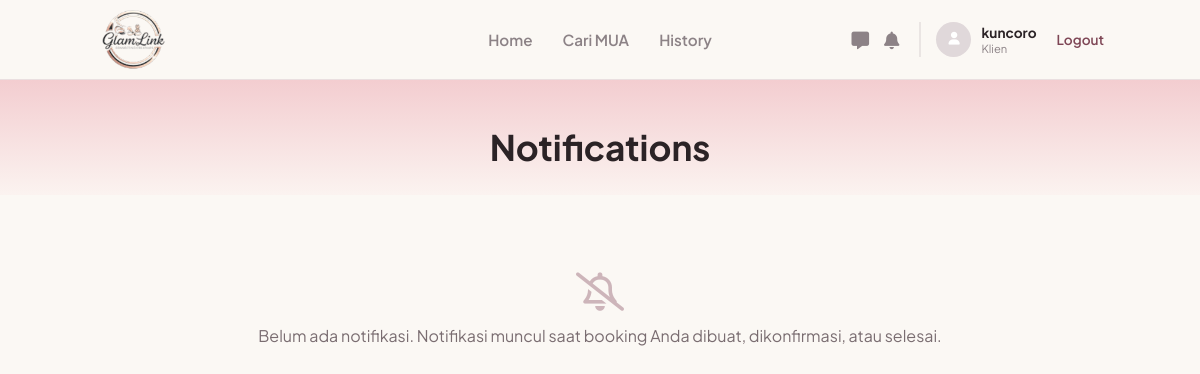
/klien/notifikasi.php (signed in), run on an earlier commit of the app's database.
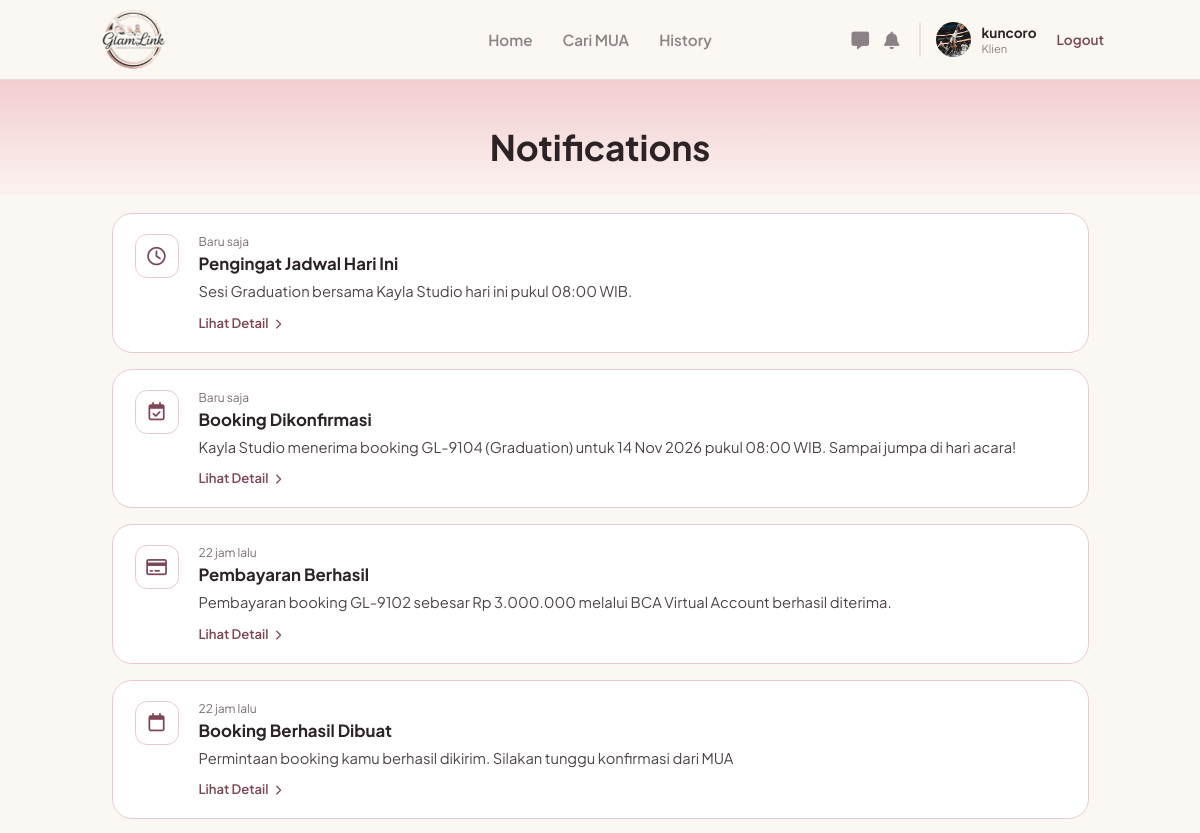
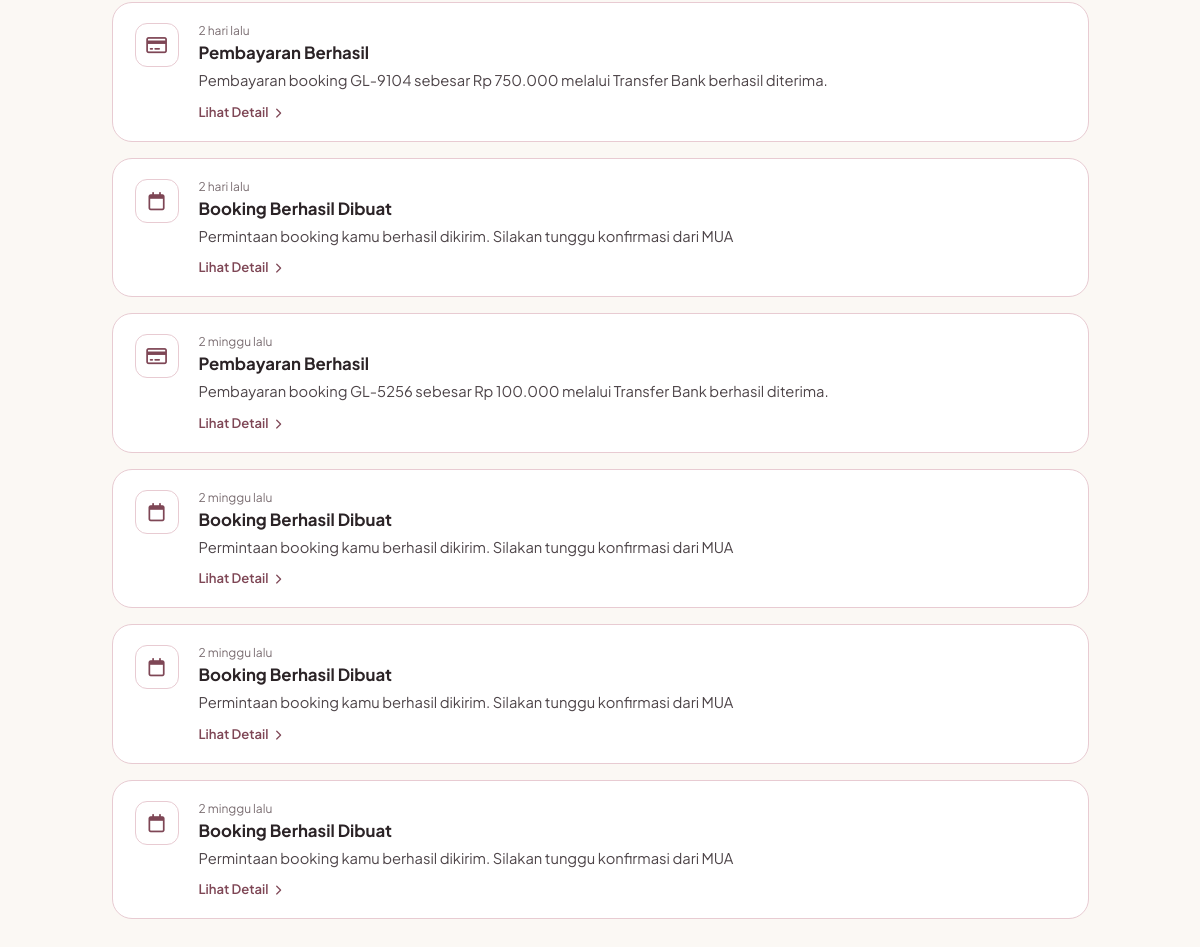
And on a later commit of the database (2 pictures, top to bottom).
### tables this page shows
CREATE TABLE `users` (
  `id_user` int(11) NOT NULL,
  `nama` varchar(100) NOT NULL,
  `email` varchar(100) NOT NULL,
  `nomor_telepon` varchar(20) DEFAULT NULL,
  `nama_brand` varchar(150) DEFAULT NULL,
  `bio` text DEFAULT NULL,
  `lokasi` varchar(150) DEFAULT NULL,
  `foto_profil` varchar(255) DEFAULT NULL,
  `password` varchar(255) NOT NULL,
  `role` enum('mua','pelanggan','admin') NOT NULL,
  `dibuat_pada` timestamp NOT NULL DEFAULT current_timestamp(),
  `status_verifikasi` enum('pending','approved','rejected') NOT NULL DEFAULT 'approved',
  `alasan_tolak` varchar(255) DEFAULT NULL
);

CREATE TABLE `klien_notifikasi` (
  `id_notif` int(11) NOT NULL,
  `id_pelanggan` int(11) NOT NULL,
  `kunci` varchar(100) NOT NULL COMMENT 'Penanda unik sumber, contoh: baru:12, bayar:12, konfirm:12',
  `tipe` varchar(30) NOT NULL COMMENT 'booking | bayar | konfirm | tolak | selesai | jadwal',
  `judul` varchar(150) NOT NULL,
  `pesan` text NOT NULL,
  `link` varchar(255) DEFAULT NULL,
  `label_aksi` varchar(50) DEFAULT NULL,
  `waktu` datetime NOT NULL,
  `dibaca_pada` datetime DEFAULT NULL,
  `dihapus_pada` datetime DEFAULT NULL
);

### includes/klien_notifikasi.php (called while the page is built, shortened)
<?php
function klien_notif_relatif(int $detik): string {
    if ($detik < 60)         return 'Baru saja';
    if ($detik < 86400)      return floor($detik / 3600) . ' jam lalu';
    if ($detik < 86400 * 7)  return floor($detik / 86400) . ' hari lalu';
    if ($detik < 86400 * 30) return floor($detik / (86400 * 7)) . ' minggu lalu';
    return floor($detik / (86400 * 30)) . ' bulan lalu';
}
function klien_notif_daftar(mysqli $koneksi, int $id_klien, int $batas = 60): array {
    $st = $koneksi->prepare("SELECT id_notif, tipe, judul, pesan, link, label_aksi, dibaca_pada, TIMESTAMPDIFF(SECOND, waktu, NOW()) AS detik
                             FROM klien_notifikasi WHERE id_pelanggan = ? AND dihapus_pada IS NULL ORDER BY waktu DESC, id_notif DESC LIMIT " . (int)$batas);
    $st->bind_param('i', $id_klien);
    $st->execute();
    return $st->get_result()->fetch_all(MYSQLI_ASSOC);
}

### klien/notifikasi.php (the view, shortened to what this page needs)
<?php
require __DIR__ . '/../includes/klien.php';
require_once __DIR__ . '/../includes/klien_notifikasi.php';
$daftar = klien_notif_daftar($koneksi, $id_klien);
?>
<!DOCTYPE html>
<html lang="id">
<head>
    <link rel="stylesheet" href="https://cdnjs.cloudflare.com/ajax/libs/font-awesome/6.4.0/css/all.min.css">
    <link rel="stylesheet" href="../assets/css/navbar.css">
    <link rel="stylesheet" href="../assets/css/klien.css">
    <link rel="stylesheet" href="../assets/css/klien_notifikasi.css">
</head>
<body>
<?php include __DIR__ . '/../navbar.php'; ?>
<section class="nf-hero"><h1>Notifications</h1></section>
<main class="nf-wrap">
    <?php foreach ($daftar as $n): $baru = $n['dibaca_pada'] === null; ?>
        <a class="nf-card<?php echo $baru ? ' unread' : ''; ?>" href="notifikasi.php?buka=<?php echo (int)$n['id_notif']; ?>">
            <span class="nf-icon"><i class="<?php echo e(KLIEN_NOTIF_IKON[$n['tipe']] ?? 'fa-regular fa-bell'); ?>"></i></span>
            <div class="nf-body">
                <div class="nf-meta"><?php echo $baru ? '<i class="nf-dot"></i>' : ''; ?><span><?php echo e(klien_notif_relatif((int)$n['detik'])); ?></span></div>
                <h3><?php echo e($n['judul']); ?></h3>
                <p><?php echo e($n['pesan']); ?></p>
                <?php if ($n['label_aksi']) echo '<span class="nf-aksi">' . e($n['label_aksi']) . ' <i class="fa-solid fa-chevron-right"></i></span>'; ?>
            </div>
        </a>
    <?php endforeach; ?>
    <?php if (!$daftar): ?><div class="kosong"><i class="fa-regular fa-bell-slash"></i><p>Belum ada notifikasi. Notifikasi muncul saat booking Anda dibuat, dikonfirmasi, atau selesai.</p></div><?php endif; ?>
</main>
<?php bottom_nav();

### navbar.php (shortened to what this page needs)
<?php
$path_prefix = in_array(basename(dirname($_SERVER['PHP_SELF'])), ['mua', 'klien']) ? '../' : '';
$nav_logged_in = isset($_SESSION['status_login']) && $_SESSION['status_login'] == true;
$nav_role = isset($_SESSION['role']) ? $_SESSION['role'] : '';
if ($nav_logged_in && in_array($nav_role, ['mua', 'pelanggan']) && isset($koneksi)) {
    $id_mua_nav = $_SESSION['id_user'];
    $nav_query = mysqli_query($koneksi, "SELECT nama, nama_brand, foto_profil, status_verifikasi FROM users WHERE id_user = '$id_mua_nav'");
    $nav_profil = mysqli_fetch_assoc($nav_query);
}
?>
<header class="navbar">
    <div class="logo">
        <a href="<?php echo $path_prefix; ?>index.php">
            <img src="<?php echo $path_prefix; ?>assets/img/logo.png" alt="GlamLink">
        </a>
    </div>
    <?php if (!$nav_logged_in): ?>
        <div class="nav-links">
            <a href="<?php echo $path_prefix; ?>login.php" class="btn-text">Masuk</a>
            <a href="<?php echo $path_prefix; ?>login.php" class="btn-outline">Masuk Sebagai MUA</a>
            <a href="<?php echo $path_prefix; ?>register.php" class="btn-filled">Daftar</a>
        </div>
    <?php elseif ($nav_role == 'pelanggan'): ?>
        <?php $hal = basename($_SERVER['SCRIPT_NAME']); ?>
        <div class="nav-menu-mua">
            <a href="<?php echo $path_prefix; ?>klien/index.php" class="<?php echo $hal == 'index.php' ? 'active' : ''; ?>">Home</a>
            <a href="<?php echo $path_prefix; ?>klien/cari.php" class="<?php echo in_array($hal, ['cari.php', 'mua.php', 'booking.php']) ? 'active' : ''; ?>">Cari MUA</a>
            <a href="<?php echo $path_prefix; ?>klien/history.php" class="<?php echo $hal == 'history.php' ? 'active' : ''; ?>">History</a>
        </div>
        <div class="nav-profile-mua">
            <div class="nav-icons">
                <?php
                require_once __DIR__ . '/includes/chat.php';
                ?>
                <a href="<?php echo $path_prefix; ?>klien/chat.php" class="icon-btn" title="Chat">
                    <i class="fa-solid fa-message"></i>
                </a>
                <?php
                require_once __DIR__ . '/includes/klien_notifikasi.php';
                ?>
                <a href="<?php echo $path_prefix; ?>klien/notifikasi.php" class="icon-btn" title="Notifikasi">
                    <i class="fa-solid fa-bell"></i>
                </a>
            </div>
            <a href="<?php echo $path_prefix; ?>klien/profil.php" style="text-decoration:none;color:inherit;">
                <div class="profile-info">
                    <?php if (!empty($nav_profil['foto_profil']) && file_exists(__DIR__ . '/assets/img/' . basename($nav_profil['foto_profil']))): ?>
                        <img src="<?php echo $path_prefix; ?>assets/img/<?php echo htmlspecialchars(basename($nav_profil['foto_profil'])); ?>" alt="Profile">
                    <?php else: ?>
                        <div style="width:35px;height:35px;background:#e0d8da;border-radius:50%;display:flex;align-items:center;justify-content:center;color:#fff;font-size:0.8rem;"><i class="fa-solid fa-user"></i></div>
                    <?php endif; ?>
                    <div class="profile-text">
                        <span class="brand-name"><?php echo htmlspecialchars($nav_profil['nama'] ?? 'Klien'); ?></span>
                        <span class="role-text">Klien</span>
                    </div>
                </div>
            </a>
            <a href="<?php echo $path_prefix; ?>logout.php" class="logout-link">Logout</a>
        </div>
    <?php endif; ?>
</header>

### includes/klien.php (shortened to what this page needs)
<?php
function e($v)      { return htmlspecialchars((string)$v, ENT_QUOTES); }
function bottom_nav() {
    echo '<nav class="bottom-nav">';
    echo '</nav></body></html>';
}

### assets/css/navbar.css (style rules this page uses)
:root { --gl-primary: #7E4655; --gl-primary-dark: #623642; --gl-soft: #f0e6e9; }
.navbar { position: fixed; inset: 0 0 auto 0; height: 80px; display: flex; align-items: center; justify-content: space-between; padding: 0 8%; background-color: #FBF8F4; border-bottom: 1px solid #eadfe0; box-sizing: border-box; z-index: 1000; font-family: 'Plus Jakarta Sans', sans-serif; }
.navbar .logo { display: flex; align-items: center; }
.navbar .logo img { display: block; height: 60px; width: auto; }
.nav-menu-mua { display: flex; gap: 30px; font-weight: 600; font-size: 0.95rem; position: absolute; left: 50%; transform: translateX(-50%); }
.nav-menu-mua a { text-decoration: none; color: #8c8286; transition: 0.3s; font-family: 'Plus Jakarta Sans', sans-serif; }
.nav-profile-mua { display: flex; align-items: center; gap: 20px; }
.nav-icons { display: flex; gap: 15px; }
.nav-icons .icon-btn { position: relative; color: #8c8286; font-size: 1.1rem; text-decoration: none; }
.profile-info { display: flex; align-items: center; gap: 10px; border-left: 2px solid #eae5e3; padding-left: 15px; }
.profile-info img { width: 35px; height: 35px; border-radius: 50%; object-fit: cover; }
.profile-text { display: flex; flex-direction: column; }
.profile-text .brand-name { font-weight: 700; color: #2b2326; font-size: 0.85rem; }
.profile-text .role-text { font-size: 0.7rem; color: #8c8286; }
.logout-link { color: var(--gl-primary); font-size: 0.85rem; text-decoration: none; font-weight: 600; }

### assets/css/klien.css (style rules this page uses)
:root { --p: #7E4655; --p-dark: #623642; --accent: #9A6372; --ink: #2b2326; --muted: #7a6d71; --line: #eadfe0; --soft: #F3E6E8; }
* { box-sizing: border-box; }
body { margin: 0; background: #FBF8F4; color: var(--ink); font-family: 'Plus Jakarta Sans', sans-serif; padding-top: 80px; }
a { color: inherit; text-decoration: none; }
:root { --star: #F2A33A; --opt-bg: #FBEBE6; --opt-ink: #C9785F; }
.kosong { text-align: center; color: var(--muted); padding: 60px 20px; }
.kosong i { font-size: 2.4rem; color: #cdb5ba; }
.kosong p { margin: 14px 0 20px; }

### assets/css/klien_notifikasi.css (style rules this page uses)
.nf-hero { background: linear-gradient(180deg, #F3CDD0 0%, #FBF3F0 100%); padding: 44px 20px 26px; text-align: center; margin-bottom: 10px; }
.nf-hero h1 { margin: 0; font-size: 2.2rem; font-weight: 700; color: #2b2326; }
.nf-wrap { max-width: 1025px; margin: 0 auto; padding: 8px 24px 70px; }
.nf-card { display: flex; gap: 20px; align-items: flex-start; background: #fff; border: 1.5px solid #E8CBD2; border-radius: 20px; padding: 20px 22px; margin-bottom: 16px; transition: transform .2s, box-shadow .2s; }
.nf-icon { width: 44px; height: 44px; border-radius: 12px; border: 1px solid #E8CBD2; display: flex; align-items: center; justify-content: center; color: var(--p); font-size: 1.15rem; flex: none; background: #fff; }
.nf-body { flex: 1; min-width: 0; }
.nf-meta { display: flex; align-items: center; gap: 8px; font-size: .75rem; color: var(--muted); margin-bottom: 4px; min-height: 14px; }
.nf-body h3 { margin: 0 0 6px; font-size: 1.05rem; }
.nf-body p { margin: 0; font-size: .92rem; color: #4d4448; line-height: 1.6; }
.nf-aksi { display: inline-block; margin-top: 10px; font-size: .82rem; font-weight: 600; color: var(--p); }
.nf-aksi i { font-size: .65rem; margin-left: 4px; }

What changed in the data, as far as the page shows it:
changed users "kuncoro": foto_profil: picture added
added klien_notifikasi: detik "Baru saja", judul "Pengingat Jadwal Hari Ini", pesan "Sesi Graduation bersama Kayla Studio hari ini pukul 08:00 WIB.", label_aksi "Lihat Detail"
added klien_notifikasi: detik "Baru saja", judul "Booking Dikonfirmasi", pesan "Kayla Studio menerima booking GL-9104 (Graduation) untuk 14 Nov 2026 pukul 08:00 WIB. Sampai jumpa di hari acara!", label_aksi "Lihat Detail"
added klien_notifikasi: detik "22 jam lalu", judul "Pembayaran Berhasil", pesan "Pembayaran booking GL-9102 sebesar Rp 3.000.000 melalui BCA Virtual Account berhasil diterima.", label_aksi "Lihat Detail"
added klien_notifikasi: detik "22 jam lalu", judul "Booking Berhasil Dibuat", pesan "Permintaan booking kamu berhasil dikirim. Silakan tunggu konfirmasi dari MUA", label_aksi "Lihat Detail"
added klien_notifikasi: detik "2 hari lalu", judul "Pembayaran Berhasil", pesan "Pembayaran booking GL-9104 sebesar Rp 750.000 melalui Transfer Bank berhasil diterima.", label_aksi "Lihat Detail"
added klien_notifikasi: detik "2 hari lalu", judul "Booking Berhasil Dibuat", pesan "Permintaan booking kamu berhasil dikirim. Silakan tunggu konfirmasi dari MUA", label_aksi "Lihat Detail"
added klien_notifikasi: detik "2 minggu lalu", judul "Pembayaran Berhasil", pesan "Pembayaran booking GL-5256 sebesar Rp 100.000 melalui Transfer Bank berhasil diterima.", label_aksi "Lihat Detail"
added klien_notifikasi: detik "2 minggu lalu", judul "Booking Berhasil Dibuat", pesan "Permintaan booking kamu berhasil dikirim. Silakan tunggu konfirmasi dari MUA", label_aksi "Lihat Detail"
added klien_notifikasi: detik "2 minggu lalu", judul "Booking Berhasil Dibuat", pesan "Permintaan booking kamu berhasil dikirim. Silakan tunggu konfirmasi dari MUA", label_aksi "Lihat Detail"
added klien_notifikasi: detik "2 minggu lalu", judul "Booking Berhasil Dibuat", pesan "Permintaan booking kamu berhasil dikirim. Silakan tunggu konfirmasi dari MUA", label_aksi "Lihat Detail"
Also different on the page:
text no longer shown: "Belum ada notifikasi. Notifikasi muncul saat booking Anda dibuat, dikonfirmasi, atau selesai."
